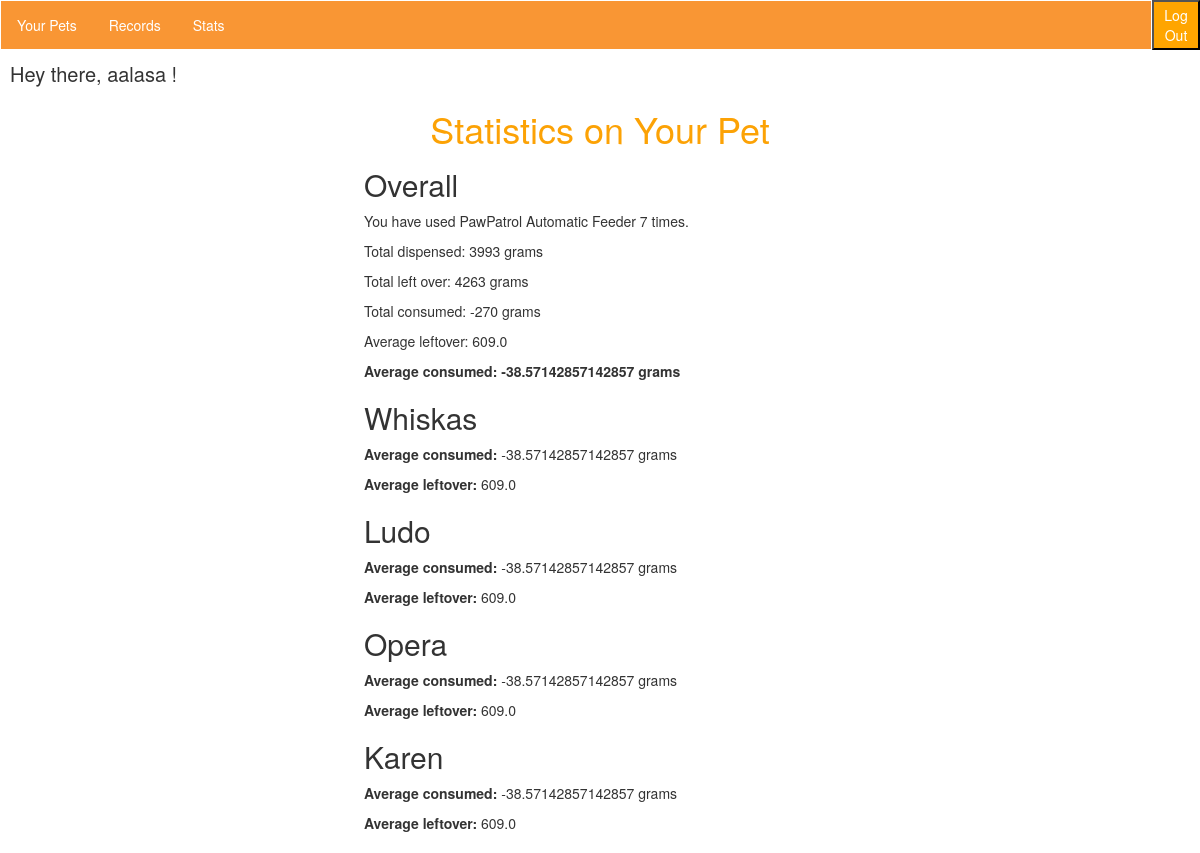
The page /records/stats/ (signed in) on the database its author committed.
### records/models.py (models this page shows, shortened)
class Pet(models.Model):
    petName = models.CharField(max_length=100, default='My Pet')
    petImage = models.ImageField(default='default.png', blank=True)
    author = models.ForeignKey(User, on_delete=models.CASCADE, default=None)

### records/views.py (the view)
# urls.py: url(r'^', views.stats_view, name="stats"),
def stats(request):
    numberofpets = Pet.objects.filter(author=request.user)
    j = 0
    pets = Pet.objects.filter(author=request.user)
    petNames = Pet.objects.filter(author=request.user)[j].petName
    thisauthor = request.user
    feeds = Record.objects.filter(author=request.user)
    numberoffeeds = len(feeds)
    numberOfPets = len(pets)
    myRecords = Record.objects.filter(author=request.user)
    totalleftover = myRecords.aggregate(Sum('amountLeftOver'))['amountLeftOver__sum']
    totaldispensed = myRecords.aggregate(Sum('amountDispensed'))['amountDispensed__sum']
    totalConsumed = totaldispensed - totalleftover
    avgconsumed = totalConsumed/numberoffeeds
    avgleftover = totalleftover/numberoffeeds
    return render(request, 'records/stats.html', {'myRecords': myRecords, 'pets': pets, 'this-author': thisauthor, 'numberoffeeds': numberoffeeds, 'totaldispensed': totaldispensed, 'totalleftover':totalleftover, 'numberofpets': numberofpets, 'totalConsumed': totalConsumed, 'avgconsumed': avgconsumed, 'avgleftover': avgleftover},)

### records/templates/records/stats.html (shortened to what this page needs)
{% extends 'interior_layout.html' %}
{% block content %}
<h1>Statistics on Your Pet</h1>
<div class="innerStatitics" style="margin-left: 30%;">
<h2>Overall</h2>
    <p>You have used PawPatrol Automatic Feeder {{numberoffeeds}} times.</p>
    <p>Total dispensed: {{ totaldispensed}} grams</p>
    <p>Total left over: {{ totalleftover }} grams</p>
    <p>Total consumed: {{ totalConsumed }} grams</p>
    <p>Average leftover: {{avgleftover}} </p>
    <p><b>Average consumed: {{avgconsumed}} grams</b></p>
{% for p in numberofpets %}
    <h2>{{p.petName}}</h2>
    <p><b>Average consumed:</b> {{avgconsumed}} grams</p>
    <p><b>Average leftover:</b> {{avgleftover}} </p>
{% endfor %}
</div>
{% endblock %}

### templates/interior_layout.html (shortened to what this page needs)
{% load static from staticfiles %}
<html>
    <head>
        <link rel="stylesheet" href="//maxcdn.bootstrapcdn.com/bootstrap/3.2.0/css/bootstrap.min.css">
        <link rel="stylesheet" href="//maxcdn.bootstrapcdn.com/bootstrap/3.2.0/css/bootstrap-theme.min.css">
        <link rel="stylesheet" href="{% static 'style.css' %}">
    </head>
    <body>
        <div class="navbar" style="width:96%; float:left; display:inline;">
            <ul>
                <li><a href="/records/your-pet">Your Pets</a></li>
                                <li><a href="/records">Records</a></li>
                <li><a href="/records/stats">Stats</a></li>
            </ul></div>
<ul class="logout_button" style="height:99px; margin-right:0px; background:orange; color:white; border:0px; position:absolute; display:inline; clear:right; margin-left:0px; margin-top:0px; width:auto;">
                    <form class="logout-link" action="/accounts/logout/" method="POST">
                        <button class="logout_button" style="height:50%; width:auto; background:orange;" type="submit">Log Out</button>
                    </form>
            </ul>
<br >
        <div class="wrapper">
            <p style=" font-size: 20px;">Hey there, {{ request.user }} !</p>
            {% block content %}
            {% endblock %}
        </div>
    </body>
</html>

### records/static/style.css (style rules this page uses)
body { background: #ffffff; }
h1 { text-align: center; color: #FCA205; }
.navbar { height: 40px; }
ul { list-style-type: none; margin: 0; padding: 0; overflow: hidden; background-color: #f99634; }
li { float: left; }
li a { display: block; color: white; text-align: center; padding: 14px 16px; text-decoration: none; }
* { box-sizing: border-box; }
.wrapper { width:100%; background:white; position:absolute; margin-top:30px; padding:10px; }

### rows shown on the page
Pet: petName "Whiskas", avgconsumed "-38.57142857142857", avgleftover "609.0"
Pet: petName "Ludo", avgconsumed "-38.57142857142857", avgleftover "609.0"
Pet: petName "Opera", avgconsumed "-38.57142857142857", avgleftover "609.0"
Pet: petName "Karen", avgconsumed "-38.57142857142857", avgleftover "609.0"

### other values the page prints
{{ request.user }} "aalasa"
{{ numberoffeeds }} "7"
{{ totaldispensed }} "3993"
{{ totalleftover }} "4263"
{{ totalConsumed }} "-270"
{{ avgleftover }} "609.0"
{{ avgconsumed }} "-38.57142857142857"
